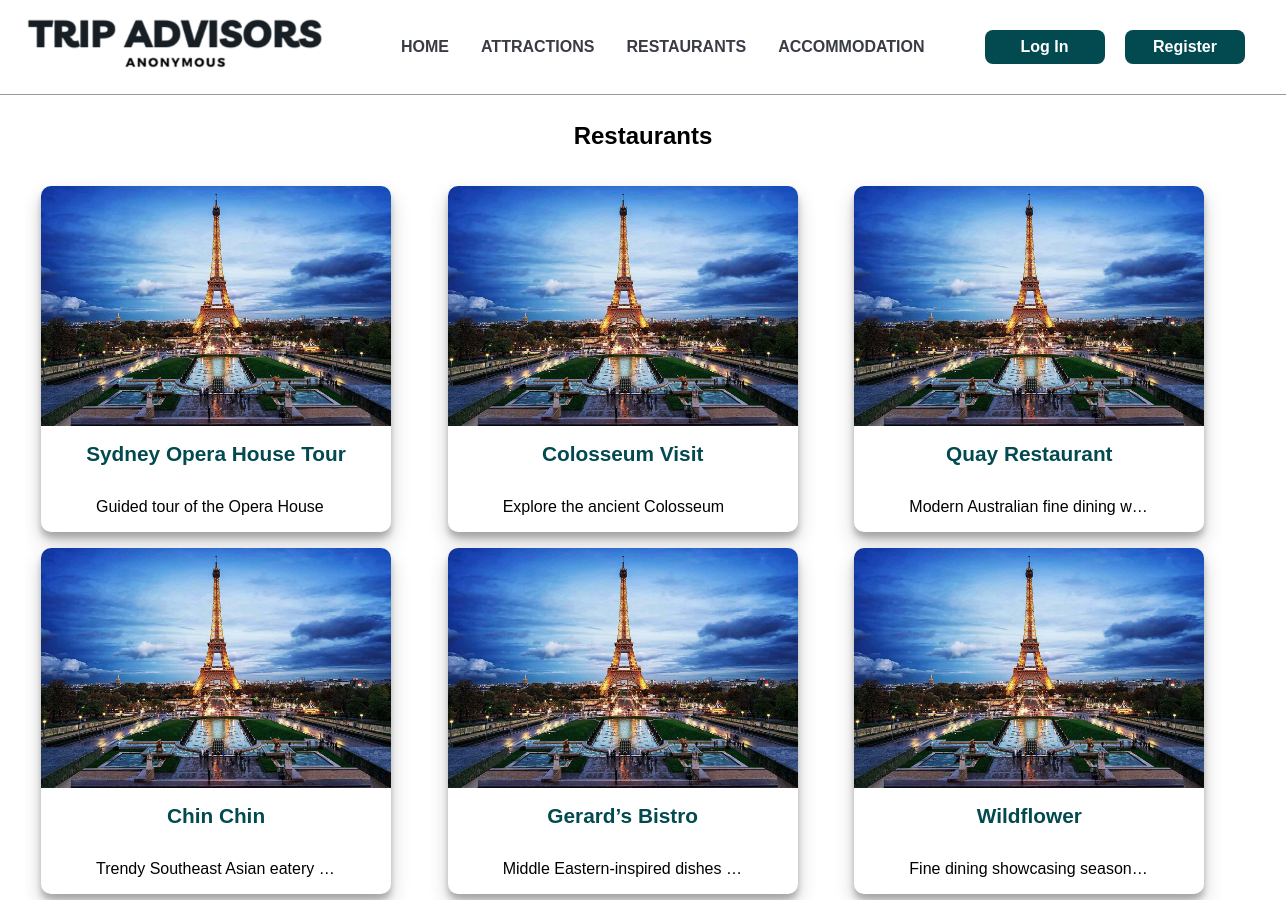
The app's page /restaurants.html (upper part), older data.
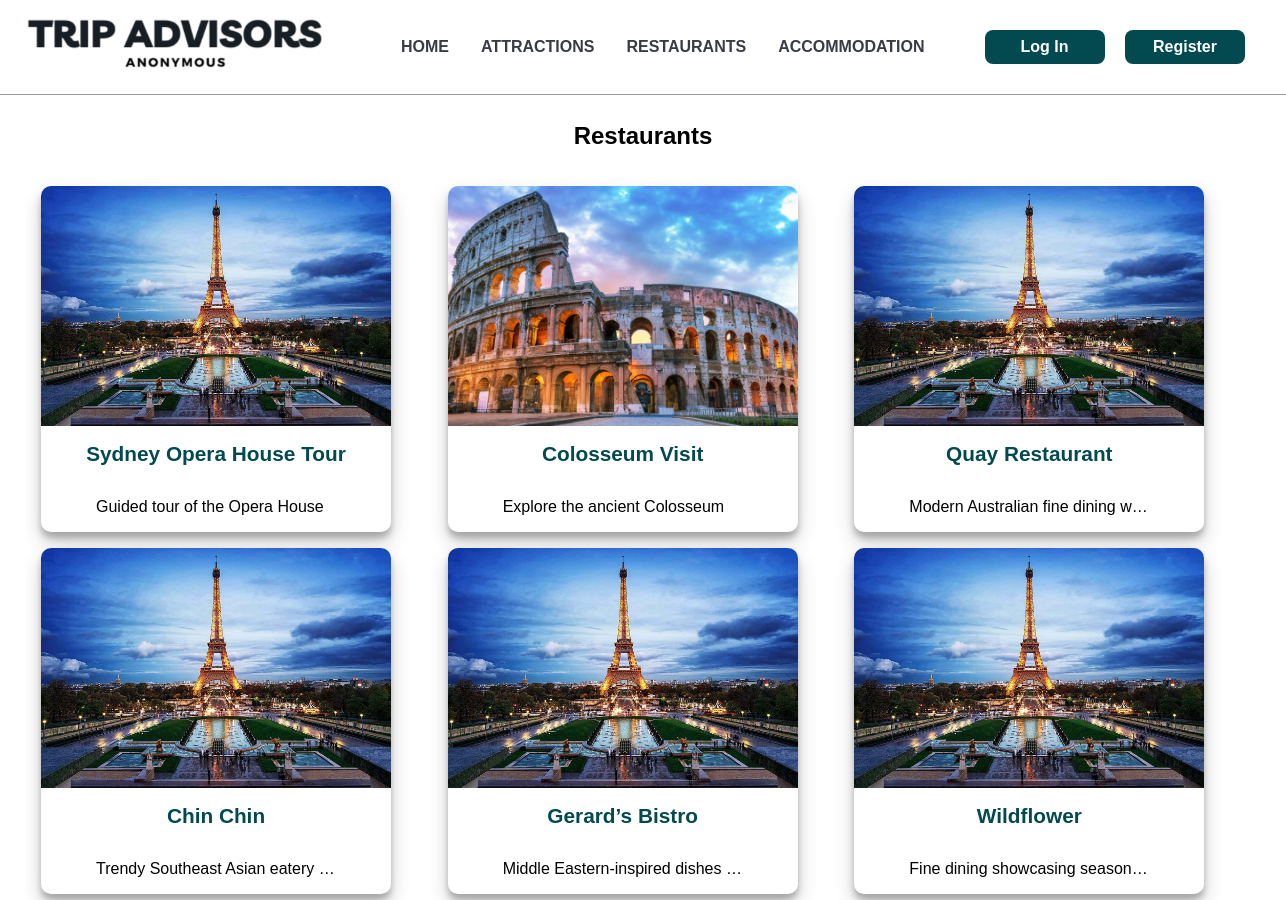
The same page, newer data.
### tables this page shows
CREATE TABLE "Listings" (
  Listings_ID INTEGER PRIMARY KEY,
  Location TEXT,
  Title TEXT,
  Description TEXT,
  Image TEXT,
  Category_ID INTEGER,
  Address TEXT, `Website` TEXT, `Latitude` FLOAT, `Longitude` FLOAT);

### main.py (the view)
@app.route('/restaurants.html', methods=['GET'])
def restaurants():
    restaurants = db.get_listing_by_category(2, row_limit=99)
    return render_template(
        "restaurants.html",
        restaurants=restaurants,)

### database_manager.py (called while the page is built)
def _get_conn():
    conn = sql.connect(DB_PATH)
    conn.row_factory = sql.Row
    return conn

def get_listing_by_category(category_id: int, row_limit: int) -> List[Tuple]:
    conn = _get_conn()
    cur = conn.cursor()
    rows = cur.execute(
        "SELECT * FROM Listings WHERE Category_ID = ? LIMIT ?", (category_id, row_limit)
    ).fetchall()
    conn.close()
    return rows

### templates/restaurants.html (shortened to what this page needs)
{% extends 'layout.html' %} {% block content %}
<h2>Restaurants</h2>
<div class="container">
    {% for row in restaurants %}
    <a
      class="card-link-wrapper"
      href="{{ url_for('listing_detail', listing_id=row['Listings_ID']) }}"
    >
      <div class="card">
        <img
          class="card-image"
          src="{{ row['Image'] }}"
          alt="Image of {{ row['Title'] }} not loaded."
        />
        <h1 class="card-name">{{ row['Title'] }}</h1>
        <p class="card-about">{{ row['Description'] }}</p>
      </div>
    </a>
    {% endfor %}
</div>
{% endblock %}

Row changes from the older to the newer data that the page shows:
changed Listings "Colosseum Visit": Image: a different picture
